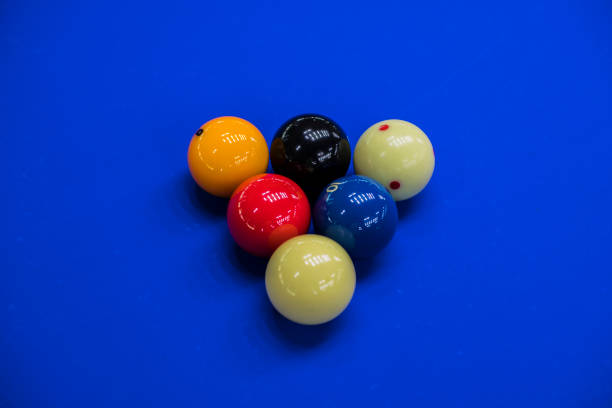
#> input picture jca/sample/2.jpg, 612 x 408 px
$ jupyter execute single_image.ipynb   (Python 2 division)
#> lines starting #> are read from the running program, lines starting #| are printed output that depends on the picture; after the words box and inside, x2 and y2 are one past the last pixel; in counts of white or black regions, pixels touching at a corner belong together
[cell 1]
import cv2
from matplotlib import pyplot as plt
import numpy as np
import copy

[cell 2]
path = './sample/2.jpg'
img = cv2.imread(path)
#> img is the input picture: shape (408, 612, 3); mean B, G, R 183.2, 58.4, 16.4
img = cv2.GaussianBlur(img,(5,5),0)
hsv = cv2.cvtColor(img,cv2.COLOR_BGR2HSV)
#> hsv: shape (408, 612, 3); mean H, S, V 107.2, 243.3, 192.8
img = cv2.cvtColor(img, cv2.COLOR_BGR2RGB)
plt.imshow(img)

[cell 3]
#default setting for red
#lower_red=np.array([0, 50, 50])
#upper_red=np.array([10, 255, 255])

lower_red=np.array([169, 100, 100])
upper_red=np.array([189, 255, 255])

mask_red=cv2.inRange(hsv,lower_red,upper_red)
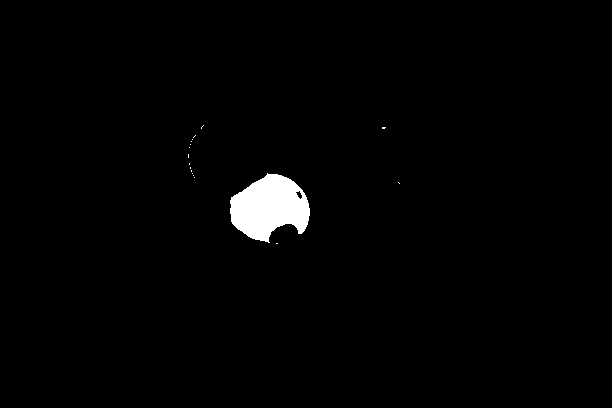
#> mask_red: shape (408, 612); 1.5% white; 17 white regions (16 under 20 px), largest, box (x1, y1, x2, y2) and area: (230, 173, 310, 243) 3754
res_red=cv2.bitwise_and(img,img,mask=mask_red)

[cell 4]
plt.imshow(res_red)
#print res_red[100:110, 100:110]
print mask_red[100:110, 100:110]
#| [[0 0 0 0 0 0 0 0 0 0]
#|  [0 0 0 0 0 0 0 0 0 0]
#|  [0 0 0 0 0 0 0 0 0 0]
#|  [0 0 0 0 0 0 0 0 0 0]
#|  [0 0 0 0 0 0 0 0 0 0]
#|  [0 0 0 0 0 0 0 0 0 0]
#|  [0 0 0 0 0 0 0 0 0 0]
#|  [0 0 0 0 0 0 0 0 0 0]
#|  [0 0 0 0 0 0 0 0 0 0]
#|  [0 0 0 0 0 0 0 0 0 0]]
arr = np.array(mask_red)

[cell 5]
kernel = np.ones((7,7), np.uint8)
img_dilation = cv2.dilate(res_red, kernel, iterations=1)
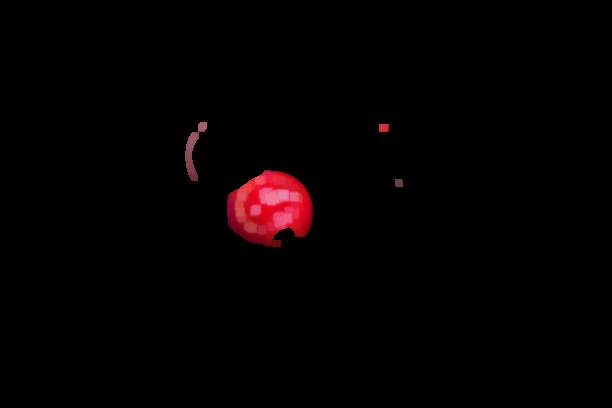
#> img_dilation: shape (408, 612, 3); mean R, G, B 4.3, 0.9, 1.3
img_erosion = cv2.erode(img_dilation, kernel, iterations=1)
plt.imshow(img_erosion)

[cell 6]
#points = np.argwhere(mask_red)
points = np.argwhere(img_erosion)

[cell 7]
x_mean = int(np.mean(points[:,0]))
#> x_mean = 206
y_mean = int(np.mean(points[:,1]))
#> y_mean = 269

[cell 8]
cv2.circle(img, (y_mean, x_mean),3,(0,255,0),3,1)
#> img: shape (408, 612, 3); mean R, G, B 16.3, 58.5, 183.2
plt.imshow(img)

$ run again, with jca/sample/1.jpg copied over jca/sample/2.jpg
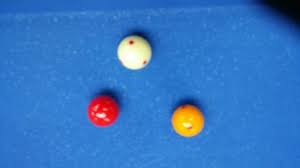
#> input picture jca/sample/1.jpg, 300 x 168 px
#> img is the input picture: shape (168, 300, 3); mean B, G, R 194.3, 118.8, 54.9
#> hsv: shape (168, 300, 3); mean H, S, V 104.4, 193.3, 200
#> `mask_red=cv2.inRange(hsv,lower_red,upper_red)`:
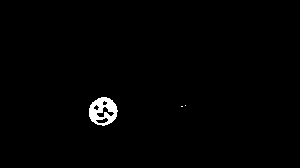
#> mask_red: shape (168, 300); 1% white; 3 white regions (2 under 20 px), largest, box (x1, y1, x2, y2) and area: (89, 97, 118, 126) 512
#| [[255 255 255 255 255 255 255 255 255 255]
#|  [255 255 255 255   0 255 255 255 255 255]
#|  [255 255 255   0   0   0   0 255 255 255]
#|  [255 255 255   0   0   0   0 255 255 255]
#|  [255 255 255   0   0   0 255 255 255 255]
#|  [255 255 255 255 255 255 255 255 255 255]
#> (further printed lines are left out)
#> points = 1929 rows, first 8: [97, 101, 0], [97, 101, 1], [97, 101, 2], [97, 102, 0], [97, 102, 1], [97, 102, 2], [97, 103, 0], [97, 103, 1]
#> x_mean = 110
#> y_mean = 103
#> `cv2.circle(img, (y_mean, x_mean),3,(0,255,0),3,1)`:
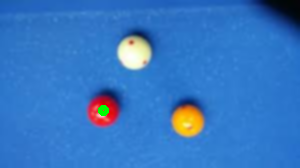
#> img: shape (168, 300, 3); mean R, G, B 54.5, 119.2, 194.2

$ run again, with jca/sample/3.jpg copied over jca/sample/2.jpg
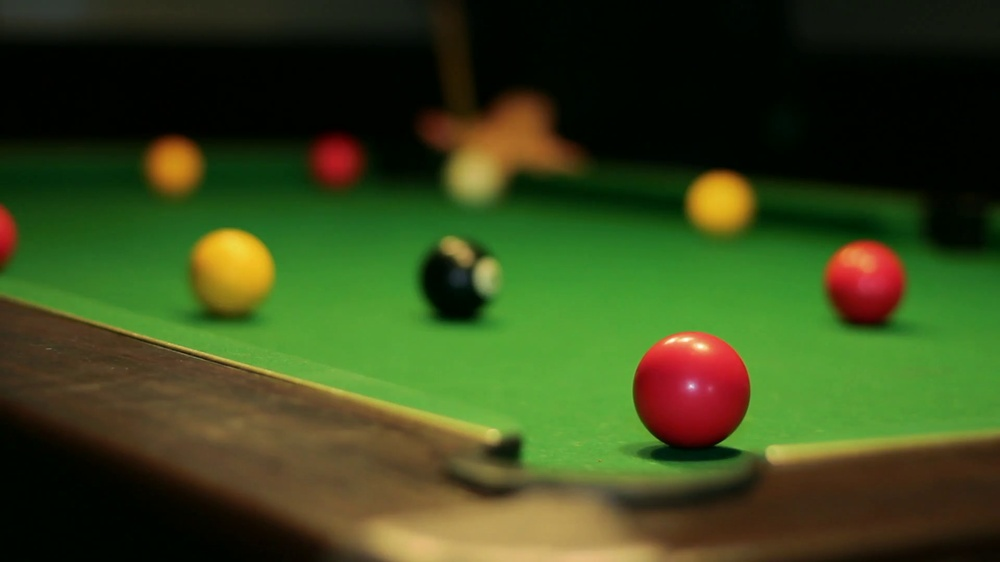
#> input picture jca/sample/3.jpg, 1000 x 562 px, shrunk from 1920 x 1080 before the run
#> img is the input picture: shape (562, 1000, 3); mean B, G, R 26.8, 70.7, 55.8
#> hsv: shape (562, 1000, 3); mean H, S, V 45.2, 191.3, 80.9
#> `mask_red=cv2.inRange(hsv,lower_red,upper_red)`:
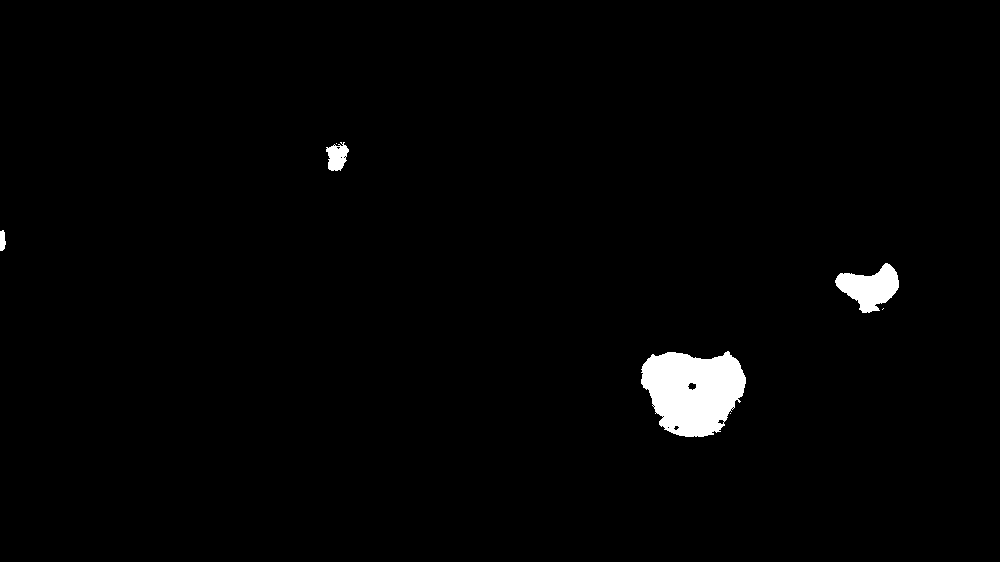
#> mask_red: shape (562, 1000); 1.6% white; 7 white regions (3 under 20 px), largest, box (x1, y1, x2, y2) and area: (641, 351, 746, 437) 6679, (835, 263, 899, 313) 1814, (326, 142, 349, 171) 445, (0, 230, 6, 251) 102
#| [[0 0 0 0 0 0 0 0 0 0]
#|  [0 0 0 0 0 0 0 0 0 0]
#|  [0 0 0 0 0 0 0 0 0 0]
#|  [0 0 0 0 0 0 0 0 0 0]
#|  [0 0 0 0 0 0 0 0 0 0]
#|  [0 0 0 0 0 0 0 0 0 0]
#> (further printed lines are left out)
#> `img_dilation = cv2.dilate(res_red, kernel, iterations=1)`:
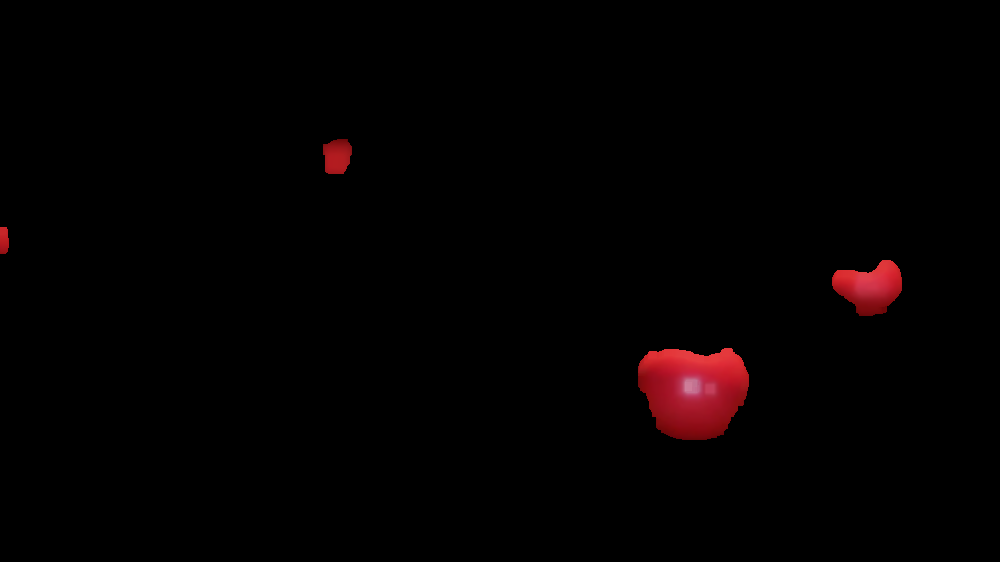
#> img_dilation: shape (562, 1000, 3); mean R, G, B 3.6, 0.6, 0.9
#> x_mean = 356
#> y_mean = 701
